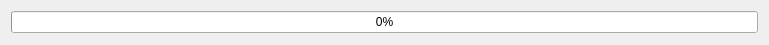
<?xml version="1.0" encoding="UTF-8"?>
<ui version="4.0">
 <class>Dialog</class>
 <widget class="QDialog" name="Dialog">
  <property name="geometry">
   <rect>
    <x>0</x>
    <y>0</y>
    <width>769</width>
    <height>45</height>
   </rect>
  </property>
  <property name="windowTitle">
   <string>Model generating</string>
  </property>
  <layout class="QHBoxLayout" name="horizontalLayout">
   <item>
    <widget class="QProgressBar" name="progressBar">
     <property name="value">
      <number>0</number>
     </property>
    </widget>
   </item>
  </layout>
 </widget>
 <resources/>
 <connections/>
</ui>
